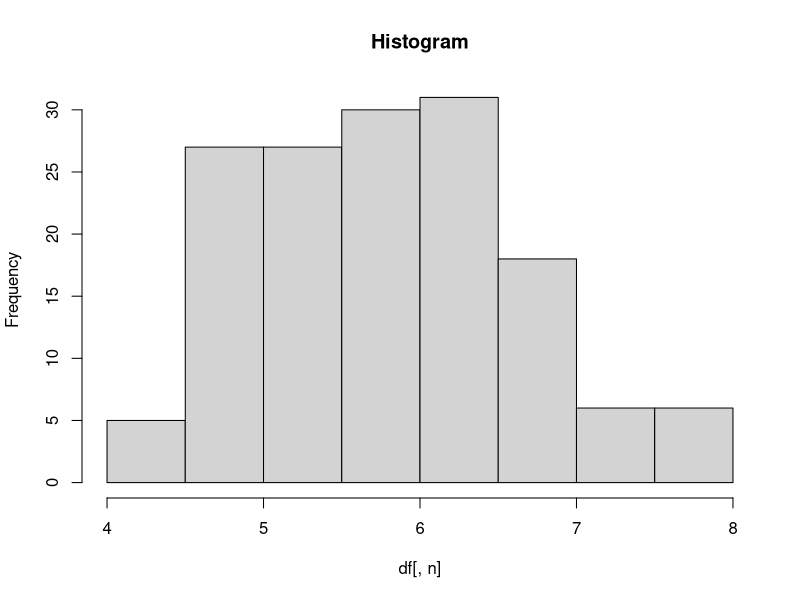
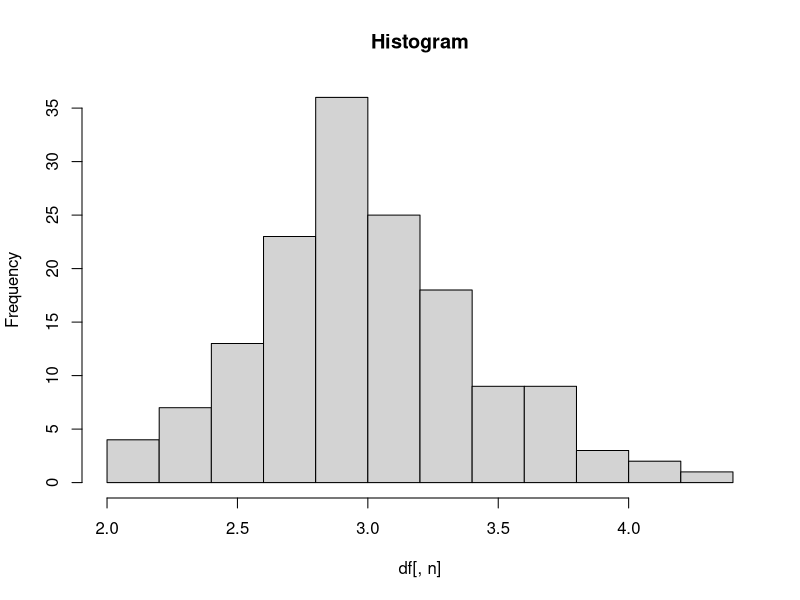
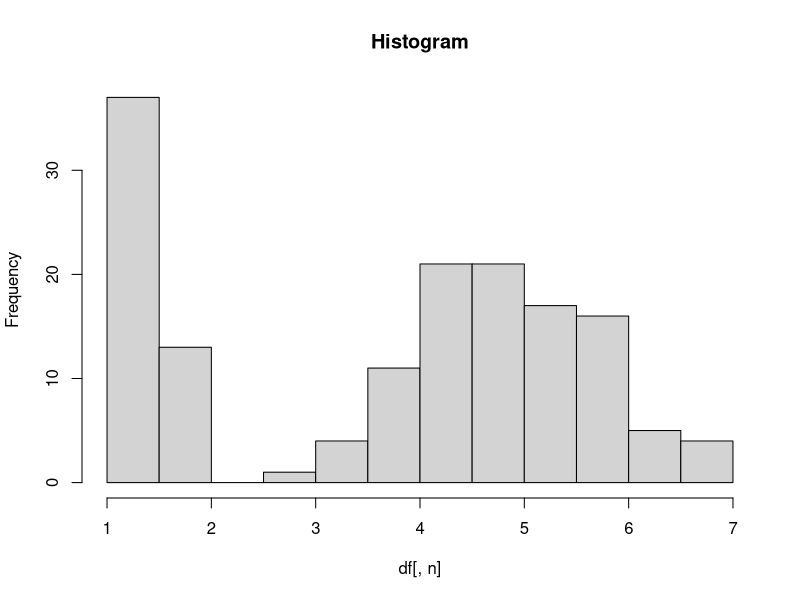
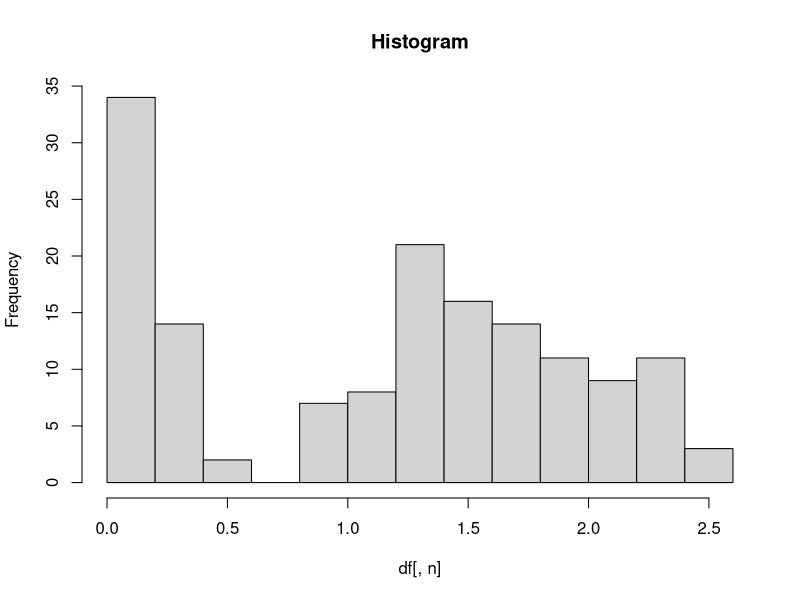
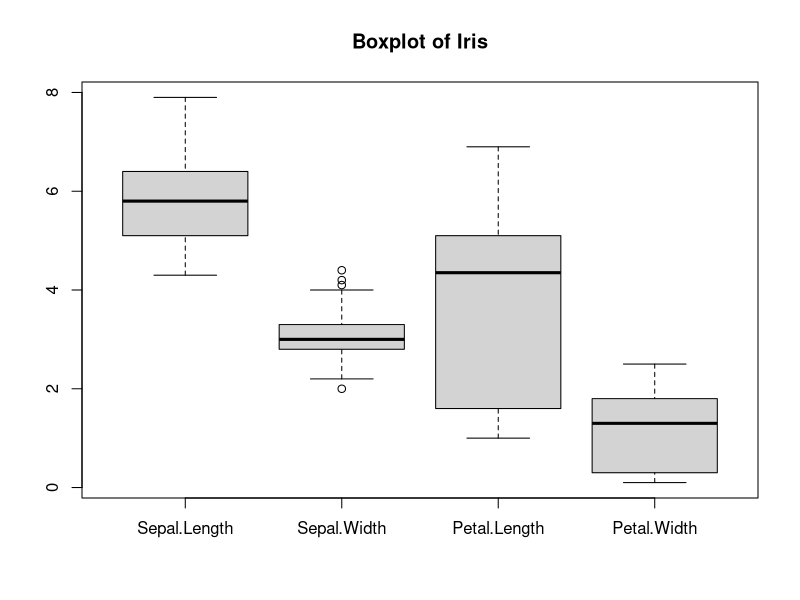

Source code (R) for these figures, in order:
# read the dataset
df = read.csv("iris.csv")

#see the summary of dataset
print("SUMMARY AND STRUCTURE")
summary(df)
str(df)  #structure with class

print("MINIMUM VALUE")
print(sapply(df, function(x) min(as.numeric(x))))
print("MAXIMUM VALUE")
print(sapply(df, function(x) max(as.numeric(x))))
print("AVERAGE VALUE")
print(sapply(df, function(x) mean(as.numeric(x))))
print("RANGE OF VALUES")
print(sapply(df, function(x) range(as.numeric(x))))
print("STANDARD DEVIATIONS")
print(sapply(df, function(x) sd(as.numeric(x))))
print("VARIANCE")
print(sapply(df, function(x) var(as.numeric(x))))

print("PERCENTILES")
num = c(1,2,3,4)
for (n in num) {
  cat("Column", n , "\n")
  print(quantile(df[,n], probs = c(0, 0.25, 0.5, 0.75, 1)))
}

for (n in num) {
  hist(df[,n], main = "Histogram")
  Sys.sleep(5)
}
boxplot(df[,1:4], main = "Boxplot of Iris")